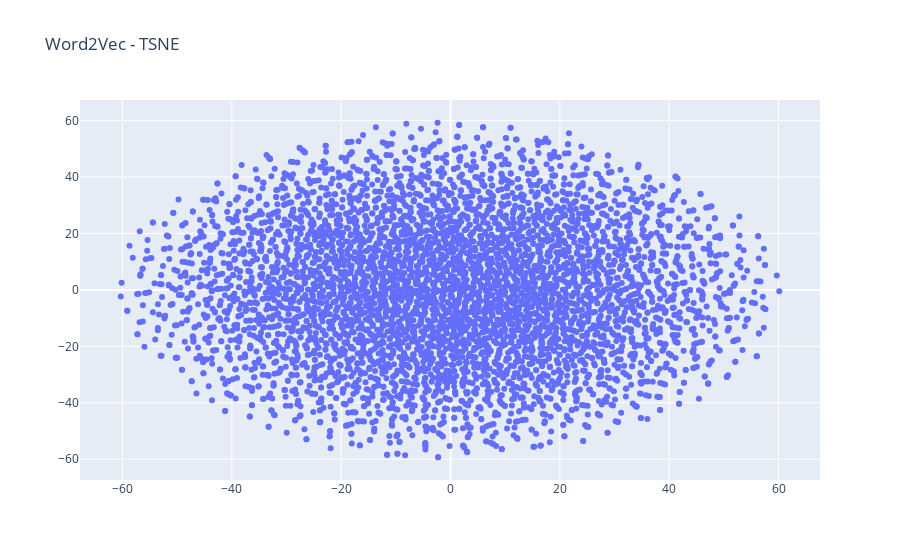

Notebook source saved alongside this figure:
### Code cell
# TSNE graph of Word2vec

from sklearn.manifold import TSNE
import numpy as np

def reduce_dimensions(model):
    num_components = 2 # number of dimensions to keep after compression
    vectors = np.asarray(model.wv.vectors)
    labels = np.asarray(model.wv.index2word)
    # apply TSNE
    tsne = TSNE(n_components=num_components, random_state=0)
    vectors = tsne.fit_transform(vectors)
    x_vals = [v[0] for v in vectors]
    y_vals = [v[1] for v in vectors]
    return x_vals, y_vals, labels

def plot_embeddings(x_vals, y_vals, labels):
    import plotly.graph_objs as go
    fig = go.Figure()
    trace = go.Scatter(x=x_vals, y=y_vals, mode='markers', text=labels)
    fig.add_trace(trace)
    fig.update_layout(title="Word2Vec - TSNE")
    fig.show()
    return fig

x_vals, y_vals, labels = reduce_dimensions(model)
plot = plot_embeddings(x_vals, y_vals, labels)

### Figure 1 — Plotly figure (JSON) as saved in the notebook; plotly's stock layout.template omitted (floating-point values rounded to 4 significant figures; data arrays with more than 128 entries replaced by an {"elided": "..."} marker saying what was removed)
{"data": [{"mode": "markers", "text": {"elided": "5820 str values"}, "type": "scatter", "x": {"elided": "5820 float values"}, "y": {"elided": "5820 float values"}}], "layout": {"title": {"text": "Word2Vec - TSNE"}}}
